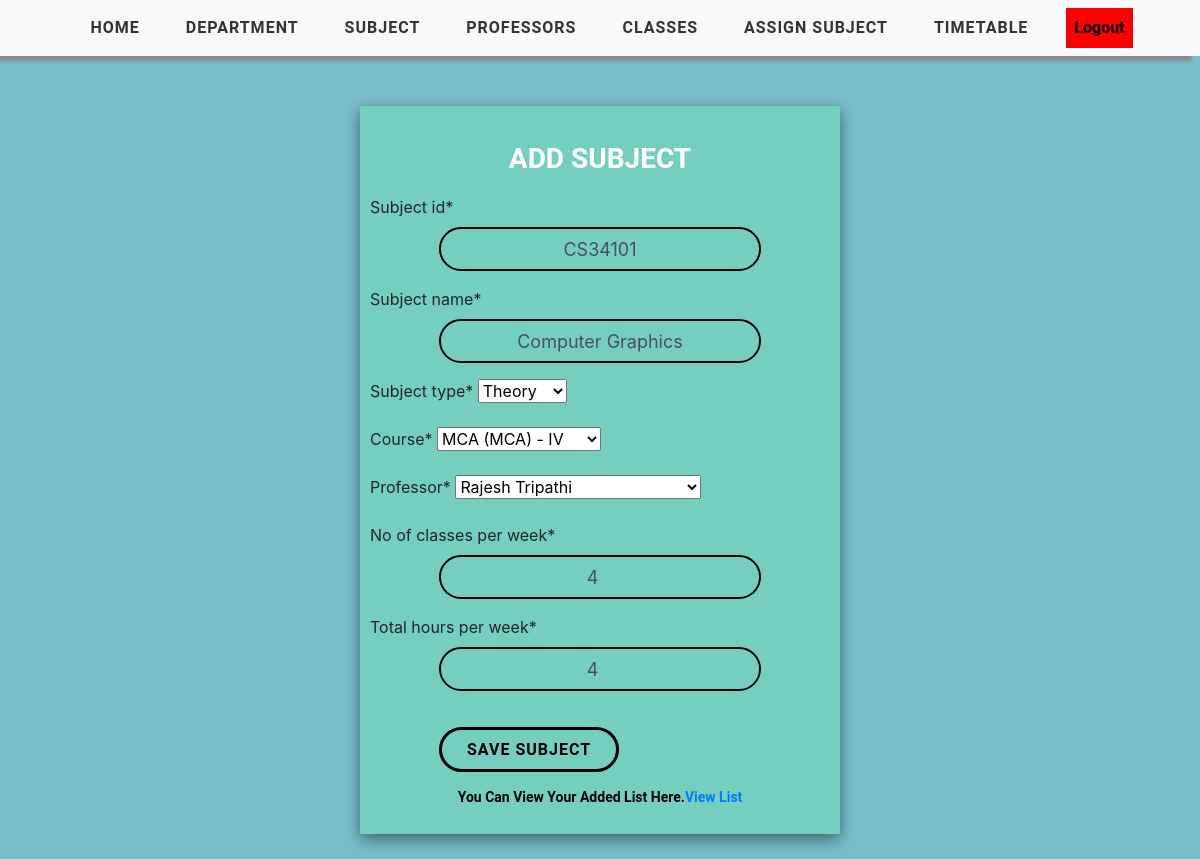
/update-course/CS34101/ (signed in), run on the app's committed database.
### timetableapp/models.py (models this page shows, shortened)
class Course(models.Model):
    COURSE_TYPE = (
        ('Theory', 'Theory'),
        ('Lab', 'Lab')
    )
    user = models.ForeignKey(User, on_delete=models.CASCADE, null=True, blank=True)
    department = models.ForeignKey(Department, on_delete=models.CASCADE)
    professor = models.ForeignKey(Professor, on_delete=models.CASCADE)
    course_id = models.CharField(max_length=1000)
    course_name = models.CharField(max_length=1000)
    course_type = models.CharField(max_length=200, choices=COURSE_TYPE)
    credit_hours = models.PositiveIntegerField()
    contact_hours = models.PositiveIntegerField()
    class Meta:
        unique_together = ('user','course_id')

### timetableapp/views.py (the view, shortened to what this page needs)
# urls.py: path('update-course/<str:pk>/', views.updateCourseView, name='update-course'),
@login_required(login_url='login')
def updateCourseView(request, pk):
    form = Course.objects.get(course_id=pk)
    course = CourseForm(instance=form)
    context = {'course': course}
    return render(request, 'course/AddCourse.html', context)

### timetableapp/forms.py
class CourseForm(ModelForm):
    class Meta:
        model = Course
        fields = ['user','course_id', 'course_name', 'course_type', "department", "professor", 'credit_hours', 'contact_hours']
        exclude = ['user']
        labels = {'course_id':'Subject id','course_name':'Subject name','course_type':'Subject type',"department":"Course",'credit_hours':'No of classes per week',
                  'contact_hours':'Total hours per week'}

### timetableapp/models.py (called while the page is built)
    def __str__(self):
        return f"{self.branch_name} ({self.department_name}) - {self.semester}"

    def __str__(self):
        return self.professor_name

### timetableapp/templates/course/AddCourse.html (shortened to what this page needs)
{% extends 'timetableapp/main.html' %}
{% load static %}
{% block content %}
    <div class="display">
        <div class="box">
            <div class="header">
                Add Subject
            </div>
            <div class="form">
                <form method="POST" action="">
                    {% load crispy_forms_tags %}
                    {{ course|crispy }}
                    <input type="submit" value="Save Subject" class="saveButton">
                </form>
            </div>
            <div class="viewtable"><p>You can view your added list here.<a href="{% url 'course_view' %}">View List</a></p></div>
        </div>
    </div>
{% endblock %}

### static/css/style.css (style rules this page uses)
a { cursor: pointer; }

### static/css/tables.css (style rules this page uses)
*, *:before, *:after { box-sizing: border-box; }
body { font-family: "Roboto", sans-serif; margin: 0; background-color: white; }

### static/css/add.css (style rules this page uses)
* { margin:0; padding:0; box-sizing: border-box; }
.display { background-color: #7abecc; display: flex; min-height:100vh; width: 100%; justify-content: center; }
.box { margin-top:0; width: 40%; height:100%; background-color: #74cfbf; box-shadow: rgba(0, 0, 0, 0.5) 0px 5px 15px; padding:10px; margin-top:50px; margin-bottom:25px; display: flex; flex-direction: column; gap:15px; }
.header { font-family: Roboto, sans-serif; font-size: 28px; font-weight: bold; text-align: center; text-transform: uppercase; padding-top: 12px; margin-top:10px; color: white; height: 15%; }
.saveButton { width: 180px ; height: 45px ; font-family: Roboto, sans-serif; text-transform: uppercase; letter-spacing: 1px; font-weight: bolder; color: black ; text-align: center; background: none; margin-left: 15%; margin-top: 20px; border-color: black ; border-radius: 30px ; border-style: solid; border-width: 3px ; transition: 0.8s; }
.viewtable { font-family: Roboto, sans-serif; font-weight: bold; font-size: 14px; color: black; text-transform: capitalize; text-align: center; }
.form-control { width: 70% !important; margin-left: 15% !important; outline: none; font-size:18px !important; padding:20px 20px 20px 20px !important; text-align: center !important; border: 2px solid black !important; background: none !important; border-radius: 30px !important; }

### static/css/nav.css (style rules this page uses)
* { margin:0; padding:0; box-sizing: border-box; }

### data on the page
Course: course_id "CS34101", course_name "Computer Graphics", course_type "Theory", department "MCA (MCA) - IV", professor "Rajesh Tripathi", credit_hours "4", contact_hours "4"
